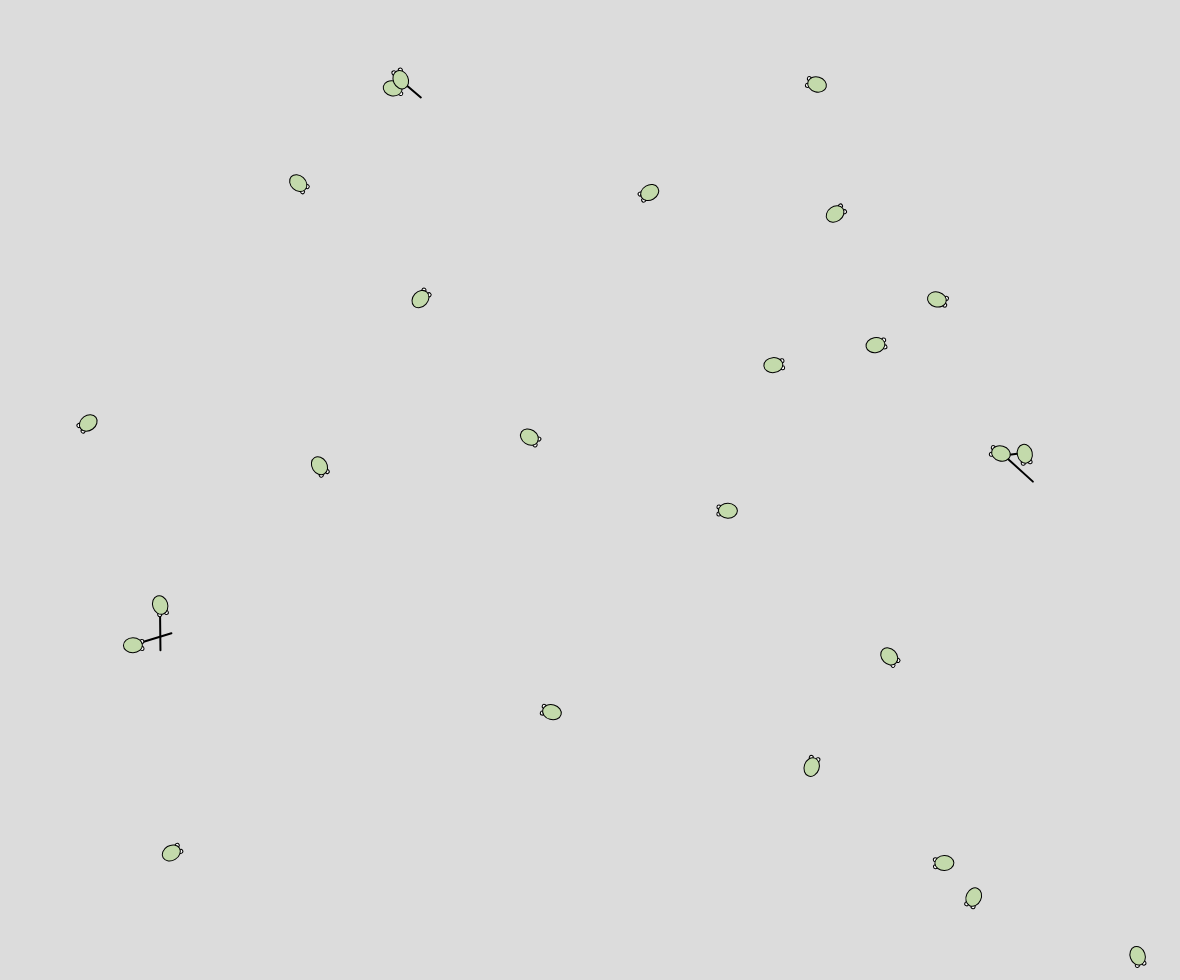
Frame 1 (no input)
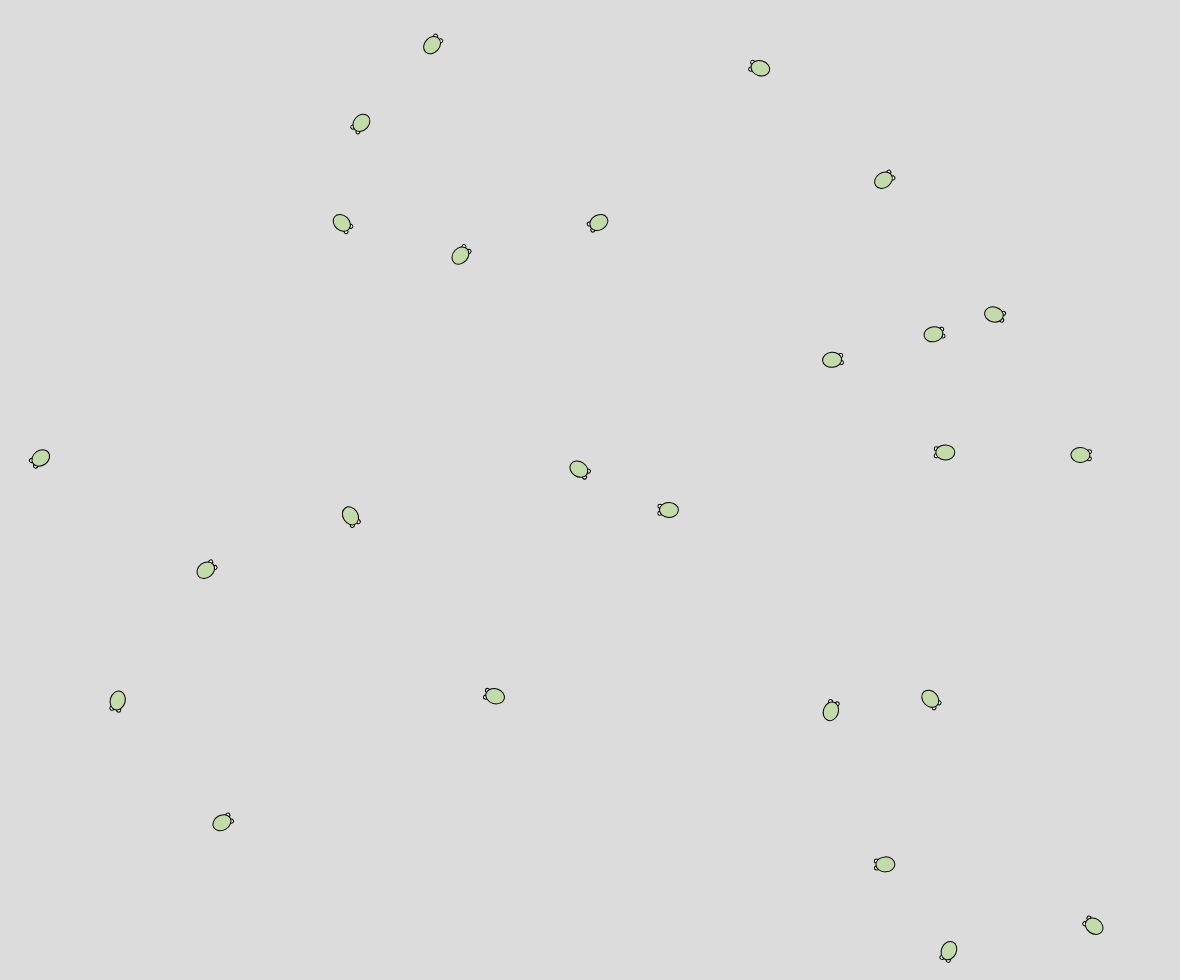
Frame 60 (no input)
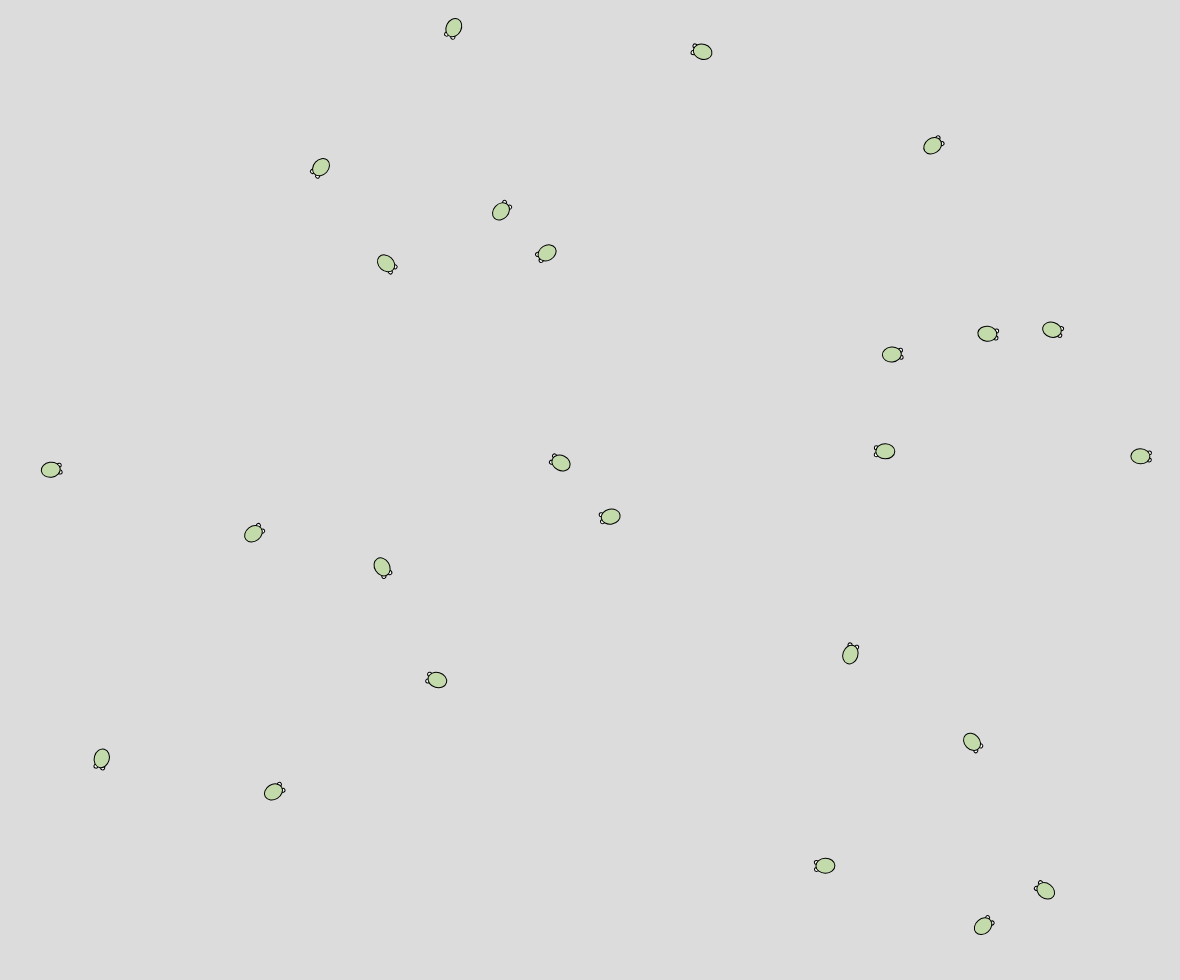
Frame 120 (the mouse pressed at the canvas centre since frame 60)

The p5.js sketch that drew these frames (run headless with seeded random() and noise() and a simulated clock; from frame 60 on, the mouse is pressed at the canvas centre):

// p5.js sketch
// ── sketch.js
let population;
function setup() {
  createCanvas(windowWidth - 20, windowHeight - 20);
  population = new Population();
}

function draw() {
  background(220);
    population.checkCollisions();
    population.show();
}
// ── Actor.js
let margin = 20;
function sign ( p1,  p2,  p3)
{
    return (p1.x - p3.x) * (p2.y - p3.y) - (p2.x - p3.x) * (p1.y - p3.y);
}

function pointInTriangle ( pt,  v1,  v2,  v3)
{
    let d1, d2, d3;
    let has_neg, has_pos;

    d1 = sign(pt, v1, v2);
    d2 = sign(pt, v2, v3);
    d3 = sign(pt, v3, v1);

    has_neg = (d1 < 0) || (d2 < 0) || (d3 < 0);
    has_pos = (d1 > 0) || (d2 > 0) || (d3 > 0);

    return !(has_neg && has_pos);
}
function Actor() {
  let rx = random(margin, width - margin);
  let ry = random(margin, height - margin);


  this.attr = {
    margin: 20
  }
  this.collision = this.crashing = false;
  this.pos = createVector(rx, ry);
  this.nexpos = createVector(0, 0);
  this.vel = p5.Vector.random2D();
  this.desired = createVector(0,0);
  this.acc = createVector(0, 0);

  this.applyForce = function(force) {
    this.acc.add(force);
  }

  this.update = function() {
    if (!this.collision) {
      this.vel.add(this.acc);
      this.pos.add(this.vel);
      this.acc.mult(0);
    } else if (!this.crashing) {
      // hitting wall
      this.vel = p5.Vector.random2D();
    }
  }

  this.checkCollisions = function(hotzone) {
    let P = this.pos.copy()
    let norm = this.vel.copy().normalize().mult(18);
    this.nexpos = P.add(this.vel).add(norm);
    if (this.nexpos.x < 4 || this.nexpos.x > width ||
      this.nexpos.y < 0 || this.nexpos.y > height - 4) {
      this.collision = true;
    } else {
      this.collision = false;
    }
    // 
    if (this.crashing) {
      this.vel.setMag(0.1);
    } else {
      this.vel.setMag(1);
    }
    // one or more objects that close to (position)
    let close = hotzone.filter(
      hz => this.pos !== hz && (dist(this.nexpos.x, this.nexpos.y,
        hz.x, hz.y) < 45))
    
    close = close.filter(
      hz => this.pos !== hz && (dist(this.nexpos.x, this.nexpos.y,
        hz.x, hz.y) > 5))
    
    if(close.length>0){
        this.crashing = true;
         let separate = p5.Vector.sub(close[0], this.pos);
         let diff = p5.Vector.sub(separate, this.vel);
         stroke(0);
        strokeWeight(2);

         diff.limit(0.3).mult(-1)
         this.applyForce(diff);
          
              line(close[0].x, close[0].y, this.nexpos.x + 10, this.nexpos.y + 10);

         strokeWeight(1);

    }
    return close.length > 0;
    // console.log(close);

  }



  this.show = function() {
    push();
    translate(this.pos.x, this.pos.y);
    rotate(this.vel.heading() + HALF_PI);

    fill(0);
    // noFill();
    // push()
    // triangle(-8, -5, 8, -5, 0, -18);
    // pop()

    // draw eyes
    push()
    fill(255);
    translate(-3.5, -9);
    ellipse(0, 0, 4)
    translate(7, 0);
    ellipse(0, 0, 4)
    pop()
    fill("#C3DAAB");
    ellipse(0, 0, 15, 19);
    noFill();
    // bezier(55, 10, 10, 10, 90, 30, 15, 40);

    pop();
  }

}
// ── Population.js
function Population(){
  this.actors = [];
  this.popsize = 25;
  this.hotzone = [];
  
  for(var i = 0; i < this.popsize; i++){
    this.actors[i] = new Actor();
  }
  
  this.show = function(){
    for(var i = 0;i< this.popsize; i++){
      this.actors[i].update();
      this.actors[i].show();
    }
  }
  
  this.checkCollisions = function(){
    this.hotzone = [];
     for(var i = 0;i< this.popsize; i++){
        this.hotzone[i] = this.actors[i].pos;
     }
    

    for(var j = 0;j< this.popsize; j++){
      let current = this.actors[j];
       let close = current.checkCollisions(this.hotzone);
       if(close){
         // steer away
         
         let angle = random(-1/3*PI,-2/3*PI);
         let angle2 = random(1/3*PI, 2/3*PI);
         let mid = random() < 0.5 ? angle : angle2;
         let pos = current.pos.copy();
         let vel = current.vel.copy();
         let _vel = vel.rotate(random(-1,1)*90).mult(2);
         
         // let desired = p5.Vector.sub(pos.add(_vel),this.actors[j].pos);
         // desired.setMag(2);
         // let diff = p5.Vector.sub(desired, this.actors[j].vel);
         // diff.limit(0.1);
         // this.actors[j].applyForce(diff);
         // this.actors[j].vel = _vel;
         // this.actors[j].pos.add(_vel);
         // this.actors[j].crashing = true;
       }
      else{ this.actors[j].crashing = false;}
        // this.actors[j].discover(this.hotzone, this.popsize)
      
     }
  }
}
